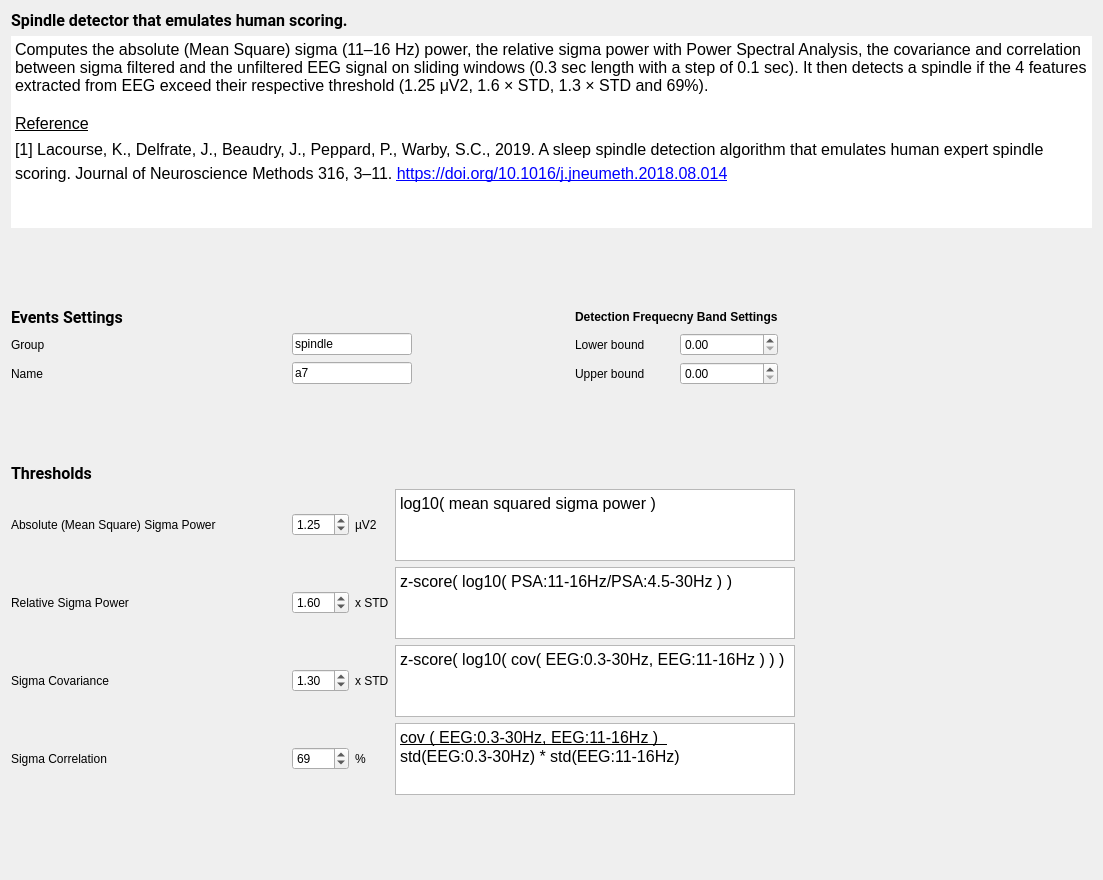
<?xml version="1.0" encoding="UTF-8"?>
<ui version="4.0">
 <class>A7Settings</class>
 <widget class="QWidget" name="A7Settings">
  <property name="geometry">
   <rect>
    <x>0</x>
    <y>0</y>
    <width>1103</width>
    <height>880</height>
   </rect>
  </property>
  <property name="windowTitle">
   <string/>
  </property>
  <property name="styleSheet">
   <string>font: 12pt &quot;Roboto&quot;;</string>
  </property>
  <layout class="QVBoxLayout" name="verticalLayout">
   <item>
    <widget class="QLabel" name="label_6">
     <property name="font">
      <font>
       <family>Roboto</family>
       <pointsize>12</pointsize>
       <italic>false</italic>
       <bold>false</bold>
      </font>
     </property>
     <property name="text">
      <string>&lt;html&gt;&lt;head/&gt;&lt;body&gt;&lt;p&gt;&lt;span style=&quot; font-weight:600;&quot;&gt;Spindle detector that emulates human scoring.&lt;/span&gt;&lt;/p&gt;&lt;/body&gt;&lt;/html&gt;</string>
     </property>
    </widget>
   </item>
   <item>
    <widget class="QTextEdit" name="textEdit">
     <property name="minimumSize">
      <size>
       <width>0</width>
       <height>100</height>
      </size>
     </property>
     <property name="maximumSize">
      <size>
       <width>16777215</width>
       <height>16777215</height>
      </size>
     </property>
     <property name="frameShape">
      <enum>QFrame::Shape::NoFrame</enum>
     </property>
     <property name="lineWidth">
      <number>0</number>
     </property>
     <property name="readOnly">
      <bool>true</bool>
     </property>
     <property name="html">
      <string>&lt;!DOCTYPE HTML PUBLIC &quot;-//W3C//DTD HTML 4.0//EN&quot; &quot;http://www.w3.org/TR/REC-html40/strict.dtd&quot;&gt;
&lt;html&gt;&lt;head&gt;&lt;meta name=&quot;qrichtext&quot; content=&quot;1&quot; /&gt;&lt;meta charset=&quot;utf-8&quot; /&gt;&lt;style type=&quot;text/css&quot;&gt;
p, li { white-space: pre-wrap; }
hr { height: 1px; border-width: 0; }
li.unchecked::marker { content: &quot;\2610&quot;; }
li.checked::marker { content: &quot;\2612&quot;; }
&lt;/style&gt;&lt;/head&gt;&lt;body style=&quot; font-family:'Roboto'; font-size:12pt; font-weight:400; font-style:normal;&quot;&gt;
&lt;p style=&quot; margin-top:0px; margin-bottom:0px; margin-left:0px; margin-right:0px; -qt-block-indent:0; text-indent:0px;&quot;&gt;Computes the absolute (Mean Square) sigma (11–16 Hz) power, the relative sigma power with Power Spectral Analysis, the covariance and correlation between sigma filtered and the unfiltered EEG signal on sliding windows (0.3 sec length with a step of 0.1 sec). It then detects a spindle if the 4 features extracted from EEG exceed their respective threshold (1.25 μV2, 1.6 × STD, 1.3 × STD and 69%).&lt;/p&gt;
&lt;p style=&quot;-qt-paragraph-type:empty; margin-top:0px; margin-bottom:0px; margin-left:0px; margin-right:0px; -qt-block-indent:0; text-indent:0px;&quot;&gt;&lt;br /&gt;&lt;/p&gt;
&lt;p style=&quot; margin-top:0px; margin-bottom:0px; margin-left:0px; margin-right:0px; -qt-block-indent:0; text-indent:0px; line-height:135%;&quot;&gt;&lt;span style=&quot; text-decoration: underline;&quot;&gt;Reference&lt;/span&gt;&lt;/p&gt;
&lt;p style=&quot; margin-top:0px; margin-bottom:0px; margin-left:0px; margin-right:0px; -qt-block-indent:0; text-indent:0px; line-height:135%;&quot;&gt;[1] Lacourse, K., Delfrate, J., Beaudry, J., Peppard, P., Warby, S.C., 2019. A sleep spindle detection algorithm that emulates human expert spindle scoring. Journal of Neuroscience Methods 316, 3–11. &lt;a href=&quot;https://doi.org/10.1016/j.jneumeth.2018.08.014&quot;&gt;&lt;span style=&quot; text-decoration: underline; color:#0000ff;&quot;&gt;https://doi.org/10.1016/j.jneumeth.2018.08.014&lt;/span&gt;&lt;/a&gt; &lt;/p&gt;&lt;/body&gt;&lt;/html&gt;</string>
     </property>
    </widget>
   </item>
   <item>
    <spacer name="verticalSpacer_2">
     <property name="orientation">
      <enum>Qt::Orientation::Vertical</enum>
     </property>
     <property name="sizeType">
      <enum>QSizePolicy::Policy::Expanding</enum>
     </property>
     <property name="sizeHint" stdset="0">
      <size>
       <width>20</width>
       <height>35</height>
      </size>
     </property>
    </spacer>
   </item>
   <item>
    <layout class="QGridLayout" name="gridLayout_4">
     <item row="1" column="1">
      <spacer name="horizontalSpacer">
       <property name="orientation">
        <enum>Qt::Orientation::Horizontal</enum>
       </property>
       <property name="sizeHint" stdset="0">
        <size>
         <width>40</width>
         <height>20</height>
        </size>
       </property>
      </spacer>
     </item>
     <item row="0" column="2">
      <widget class="QLabel" name="label_15">
       <property name="text">
        <string>&lt;html&gt;&lt;head/&gt;&lt;body&gt;&lt;p&gt;&lt;span style=&quot; font-weight:700;&quot;&gt;Detection Frequecny Band Settings&lt;/span&gt;&lt;/p&gt;&lt;/body&gt;&lt;/html&gt;</string>
       </property>
      </widget>
     </item>
     <item row="2" column="0">
      <layout class="QHBoxLayout" name="horizontalLayout_3">
       <item>
        <widget class="QLabel" name="label_3">
         <property name="minimumSize">
          <size>
           <width>275</width>
           <height>0</height>
          </size>
         </property>
         <property name="maximumSize">
          <size>
           <width>16777215</width>
           <height>16777215</height>
          </size>
         </property>
         <property name="text">
          <string>Name</string>
         </property>
        </widget>
       </item>
       <item>
        <widget class="QLineEdit" name="name_lineEdit">
         <property name="minimumSize">
          <size>
           <width>120</width>
           <height>0</height>
          </size>
         </property>
         <property name="maximumSize">
          <size>
           <width>120</width>
           <height>16777215</height>
          </size>
         </property>
         <property name="toolTip">
          <string>Define the name of the spindle events.</string>
         </property>
         <property name="text">
          <string>a7</string>
         </property>
        </widget>
       </item>
      </layout>
     </item>
     <item row="1" column="4">
      <spacer name="horizontalSpacer_4">
       <property name="orientation">
        <enum>Qt::Orientation::Horizontal</enum>
       </property>
       <property name="sizeHint" stdset="0">
        <size>
         <width>40</width>
         <height>20</height>
        </size>
       </property>
      </spacer>
     </item>
     <item row="0" column="0">
      <widget class="QLabel" name="label">
       <property name="font">
        <font>
         <family>Roboto</family>
         <pointsize>12</pointsize>
         <italic>false</italic>
         <bold>false</bold>
        </font>
       </property>
       <property name="text">
        <string>&lt;html&gt;&lt;head/&gt;&lt;body&gt;&lt;p&gt;&lt;span style=&quot; font-weight:600;&quot;&gt;Events Settings&lt;/span&gt;&lt;/p&gt;&lt;/body&gt;&lt;/html&gt;</string>
       </property>
      </widget>
     </item>
     <item row="1" column="0">
      <layout class="QHBoxLayout" name="horizontalLayout">
       <item>
        <widget class="QLabel" name="label_2">
         <property name="sizePolicy">
          <sizepolicy hsizetype="Preferred" vsizetype="Preferred">
           <horstretch>0</horstretch>
           <verstretch>0</verstretch>
          </sizepolicy>
         </property>
         <property name="minimumSize">
          <size>
           <width>275</width>
           <height>0</height>
          </size>
         </property>
         <property name="maximumSize">
          <size>
           <width>16777215</width>
           <height>16777215</height>
          </size>
         </property>
         <property name="text">
          <string>Group</string>
         </property>
        </widget>
       </item>
       <item>
        <widget class="QLineEdit" name="group_lineEdit">
         <property name="minimumSize">
          <size>
           <width>120</width>
           <height>0</height>
          </size>
         </property>
         <property name="maximumSize">
          <size>
           <width>120</width>
           <height>16777215</height>
          </size>
         </property>
         <property name="toolTip">
          <string>Define in which group the spindles will be added.</string>
         </property>
         <property name="text">
          <string>spindle</string>
         </property>
        </widget>
       </item>
      </layout>
     </item>
     <item row="1" column="2">
      <layout class="QHBoxLayout" name="horizontalLayout_4">
       <item>
        <widget class="QLabel" name="label_14">
         <property name="text">
          <string>Lower bound</string>
         </property>
        </widget>
       </item>
       <item>
        <widget class="QDoubleSpinBox" name="doubleSpinBox_Lower_Bound">
         <property name="singleStep">
          <double>0.100000000000000</double>
         </property>
         <property name="stepType">
          <enum>QAbstractSpinBox::StepType::DefaultStepType</enum>
         </property>
        </widget>
       </item>
      </layout>
     </item>
     <item row="2" column="2">
      <layout class="QHBoxLayout" name="horizontalLayout_5">
       <item>
        <widget class="QLabel" name="label_16">
         <property name="text">
          <string>Upper bound</string>
         </property>
        </widget>
       </item>
       <item>
        <widget class="QDoubleSpinBox" name="doubleSpinBox_Upper_Bound">
         <property name="singleStep">
          <double>0.100000000000000</double>
         </property>
        </widget>
       </item>
      </layout>
     </item>
     <item row="1" column="3">
      <spacer name="horizontalSpacer_3">
       <property name="orientation">
        <enum>Qt::Orientation::Horizontal</enum>
       </property>
       <property name="sizeHint" stdset="0">
        <size>
         <width>40</width>
         <height>20</height>
        </size>
       </property>
      </spacer>
     </item>
    </layout>
   </item>
   <item>
    <spacer name="verticalSpacer_3">
     <property name="orientation">
      <enum>Qt::Orientation::Vertical</enum>
     </property>
     <property name="sizeType">
      <enum>QSizePolicy::Policy::Expanding</enum>
     </property>
     <property name="sizeHint" stdset="0">
      <size>
       <width>20</width>
       <height>34</height>
      </size>
     </property>
    </spacer>
   </item>
   <item>
    <widget class="QLabel" name="label_5">
     <property name="font">
      <font>
       <family>Roboto</family>
       <pointsize>12</pointsize>
       <italic>false</italic>
       <bold>false</bold>
      </font>
     </property>
     <property name="text">
      <string>&lt;html&gt;&lt;head/&gt;&lt;body&gt;&lt;p&gt;&lt;span style=&quot; font-weight:600;&quot;&gt;Thresholds&lt;/span&gt;&lt;/p&gt;&lt;/body&gt;&lt;/html&gt;</string>
     </property>
    </widget>
   </item>
   <item>
    <layout class="QHBoxLayout" name="horizontalLayout_2">
     <item>
      <layout class="QGridLayout" name="gridLayout">
       <item row="0" column="2">
        <widget class="QLabel" name="label_10">
         <property name="text">
          <string>µV2</string>
         </property>
        </widget>
       </item>
       <item row="2" column="3">
        <widget class="QTextEdit" name="textEdit_3">
         <property name="minimumSize">
          <size>
           <width>400</width>
           <height>0</height>
          </size>
         </property>
         <property name="sizeAdjustPolicy">
          <enum>QAbstractScrollArea::SizeAdjustPolicy::AdjustToContents</enum>
         </property>
         <property name="readOnly">
          <bool>true</bool>
         </property>
         <property name="html">
          <string>&lt;!DOCTYPE HTML PUBLIC &quot;-//W3C//DTD HTML 4.0//EN&quot; &quot;http://www.w3.org/TR/REC-html40/strict.dtd&quot;&gt;
&lt;html&gt;&lt;head&gt;&lt;meta name=&quot;qrichtext&quot; content=&quot;1&quot; /&gt;&lt;meta charset=&quot;utf-8&quot; /&gt;&lt;style type=&quot;text/css&quot;&gt;
p, li { white-space: pre-wrap; }
hr { height: 1px; border-width: 0; }
li.unchecked::marker { content: &quot;\2610&quot;; }
li.checked::marker { content: &quot;\2612&quot;; }
&lt;/style&gt;&lt;/head&gt;&lt;body style=&quot; font-family:'Roboto'; font-size:12pt; font-weight:400; font-style:normal;&quot;&gt;
&lt;p style=&quot; margin-top:0px; margin-bottom:0px; margin-left:0px; margin-right:0px; -qt-block-indent:0; text-indent:0px;&quot;&gt;z-score( log10( cov( EEG:0.3-30Hz, EEG:11-16Hz ) ) )&lt;/p&gt;&lt;/body&gt;&lt;/html&gt;</string>
         </property>
        </widget>
       </item>
       <item row="2" column="0">
        <widget class="QLabel" name="label_8">
         <property name="text">
          <string>Sigma Covariance</string>
         </property>
        </widget>
       </item>
       <item row="0" column="3">
        <widget class="QTextEdit" name="textEdit_2">
         <property name="minimumSize">
          <size>
           <width>400</width>
           <height>0</height>
          </size>
         </property>
         <property name="sizeAdjustPolicy">
          <enum>QAbstractScrollArea::SizeAdjustPolicy::AdjustToContents</enum>
         </property>
         <property name="readOnly">
          <bool>true</bool>
         </property>
         <property name="html">
          <string>&lt;!DOCTYPE HTML PUBLIC &quot;-//W3C//DTD HTML 4.0//EN&quot; &quot;http://www.w3.org/TR/REC-html40/strict.dtd&quot;&gt;
&lt;html&gt;&lt;head&gt;&lt;meta name=&quot;qrichtext&quot; content=&quot;1&quot; /&gt;&lt;meta charset=&quot;utf-8&quot; /&gt;&lt;style type=&quot;text/css&quot;&gt;
p, li { white-space: pre-wrap; }
hr { height: 1px; border-width: 0; }
li.unchecked::marker { content: &quot;\2610&quot;; }
li.checked::marker { content: &quot;\2612&quot;; }
&lt;/style&gt;&lt;/head&gt;&lt;body style=&quot; font-family:'Roboto'; font-size:12pt; font-weight:400; font-style:normal;&quot;&gt;
&lt;p style=&quot; margin-top:0px; margin-bottom:0px; margin-left:0px; margin-right:0px; -qt-block-indent:0; text-indent:0px;&quot;&gt;log10( mean squared sigma power )&lt;/p&gt;&lt;/body&gt;&lt;/html&gt;</string>
         </property>
        </widget>
       </item>
       <item row="2" column="2">
        <widget class="QLabel" name="label_12">
         <property name="text">
          <string>x STD</string>
         </property>
        </widget>
       </item>
       <item row="3" column="1">
        <widget class="QDoubleSpinBox" name="doubleSpinBox_sigmaCor">
         <property name="decimals">
          <number>0</number>
         </property>
         <property name="value">
          <double>69.000000000000000</double>
         </property>
        </widget>
       </item>
       <item row="1" column="2">
        <widget class="QLabel" name="label_11">
         <property name="text">
          <string>x STD</string>
         </property>
        </widget>
       </item>
       <item row="3" column="3">
        <widget class="QTextEdit" name="textEdit_4">
         <property name="minimumSize">
          <size>
           <width>400</width>
           <height>0</height>
          </size>
         </property>
         <property name="sizeAdjustPolicy">
          <enum>QAbstractScrollArea::SizeAdjustPolicy::AdjustToContents</enum>
         </property>
         <property name="readOnly">
          <bool>true</bool>
         </property>
         <property name="html">
          <string>&lt;!DOCTYPE HTML PUBLIC &quot;-//W3C//DTD HTML 4.0//EN&quot; &quot;http://www.w3.org/TR/REC-html40/strict.dtd&quot;&gt;
&lt;html&gt;&lt;head&gt;&lt;meta name=&quot;qrichtext&quot; content=&quot;1&quot; /&gt;&lt;meta charset=&quot;utf-8&quot; /&gt;&lt;style type=&quot;text/css&quot;&gt;
p, li { white-space: pre-wrap; }
hr { height: 1px; border-width: 0; }
li.unchecked::marker { content: &quot;\2610&quot;; }
li.checked::marker { content: &quot;\2612&quot;; }
&lt;/style&gt;&lt;/head&gt;&lt;body style=&quot; font-family:'Roboto'; font-size:12pt; font-weight:400; font-style:normal;&quot;&gt;
&lt;p style=&quot; margin-top:0px; margin-bottom:0px; margin-left:0px; margin-right:0px; -qt-block-indent:0; text-indent:0px;&quot;&gt;&lt;span style=&quot; text-decoration: underline;&quot;&gt;cov ( EEG:0.3-30Hz, EEG:11-16Hz )  &lt;/span&gt;&lt;/p&gt;
&lt;p style=&quot; margin-top:0px; margin-bottom:0px; margin-left:0px; margin-right:0px; -qt-block-indent:0; text-indent:0px;&quot;&gt;std(EEG:0.3-30Hz) * std(EEG:11-16Hz)&lt;/p&gt;&lt;/body&gt;&lt;/html&gt;</string>
         </property>
        </widget>
       </item>
       <item row="1" column="3">
        <widget class="QTextEdit" name="textEdit_5">
         <property name="minimumSize">
          <size>
           <width>400</width>
           <height>0</height>
          </size>
         </property>
         <property name="sizeAdjustPolicy">
          <enum>QAbstractScrollArea::SizeAdjustPolicy::AdjustToContents</enum>
         </property>
         <property name="readOnly">
          <bool>true</bool>
         </property>
         <property name="html">
          <string>&lt;!DOCTYPE HTML PUBLIC &quot;-//W3C//DTD HTML 4.0//EN&quot; &quot;http://www.w3.org/TR/REC-html40/strict.dtd&quot;&gt;
&lt;html&gt;&lt;head&gt;&lt;meta name=&quot;qrichtext&quot; content=&quot;1&quot; /&gt;&lt;meta charset=&quot;utf-8&quot; /&gt;&lt;style type=&quot;text/css&quot;&gt;
p, li { white-space: pre-wrap; }
hr { height: 1px; border-width: 0; }
li.unchecked::marker { content: &quot;\2610&quot;; }
li.checked::marker { content: &quot;\2612&quot;; }
&lt;/style&gt;&lt;/head&gt;&lt;body style=&quot; font-family:'Roboto'; font-size:12pt; font-weight:400; font-style:normal;&quot;&gt;
&lt;p style=&quot; margin-top:0px; margin-bottom:0px; margin-left:0px; margin-right:0px; -qt-block-indent:0; text-indent:0px;&quot;&gt;z-score( log10( PSA:11-16Hz/PSA:4.5-30Hz ) )&lt;/p&gt;&lt;/body&gt;&lt;/html&gt;</string>
         </property>
        </widget>
       </item>
       <item row="3" column="2">
        <widget class="QLabel" name="label_13">
         <property name="text">
          <string>%</string>
         </property>
        </widget>
       </item>
       <item row="1" column="1">
        <widget class="QDoubleSpinBox" name="doubleSpinBox_relSigma">
         <property name="maximum">
          <double>30.000000000000000</double>
         </property>
         <property name="singleStep">
          <double>0.100000000000000</double>
         </property>
         <property name="value">
          <double>1.600000000000000</double>
         </property>
        </widget>
       </item>
       <item row="3" column="0">
        <widget class="QLabel" name="label_9">
         <property name="text">
          <string>Sigma Correlation</string>
         </property>
        </widget>
       </item>
       <item row="1" column="0">
        <widget class="QLabel" name="label_7">
         <property name="minimumSize">
          <size>
           <width>230</width>
           <height>0</height>
          </size>
         </property>
         <property name="maximumSize">
          <size>
           <width>16777215</width>
           <height>16777215</height>
          </size>
         </property>
         <property name="text">
          <string>Relative Sigma Power</string>
         </property>
        </widget>
       </item>
       <item row="2" column="1">
        <widget class="QDoubleSpinBox" name="doubleSpinBox_sigmaCov">
         <property name="maximum">
          <double>30.000000000000000</double>
         </property>
         <property name="singleStep">
          <double>0.100000000000000</double>
         </property>
         <property name="value">
          <double>1.300000000000000</double>
         </property>
        </widget>
       </item>
       <item row="0" column="0">
        <widget class="QLabel" name="label_4">
         <property name="minimumSize">
          <size>
           <width>275</width>
           <height>0</height>
          </size>
         </property>
         <property name="maximumSize">
          <size>
           <width>16777215</width>
           <height>16777215</height>
          </size>
         </property>
         <property name="text">
          <string>Absolute (Mean Square) Sigma Power</string>
         </property>
        </widget>
       </item>
       <item row="0" column="1">
        <widget class="QDoubleSpinBox" name="doubleSpinBox_absSigma">
         <property name="singleStep">
          <double>0.250000000000000</double>
         </property>
         <property name="value">
          <double>1.250000000000000</double>
         </property>
        </widget>
       </item>
      </layout>
     </item>
     <item>
      <spacer name="horizontalSpacer_2">
       <property name="orientation">
        <enum>Qt::Orientation::Horizontal</enum>
       </property>
       <property name="sizeHint" stdset="0">
        <size>
         <width>40</width>
         <height>20</height>
        </size>
       </property>
      </spacer>
     </item>
    </layout>
   </item>
   <item>
    <spacer name="verticalSpacer">
     <property name="orientation">
      <enum>Qt::Orientation::Vertical</enum>
     </property>
     <property name="sizeType">
      <enum>QSizePolicy::Policy::Expanding</enum>
     </property>
     <property name="sizeHint" stdset="0">
      <size>
       <width>20</width>
       <height>34</height>
      </size>
     </property>
    </spacer>
   </item>
  </layout>
 </widget>
 <resources>
  <include location="../../../../../snooz-toolbox/src/main/python/ui/themes/themes.qrc"/>
 </resources>
 <connections/>
 <slots>
  <slot>thresh_per_cycle_slot()</slot>
 </slots>
</ui>
